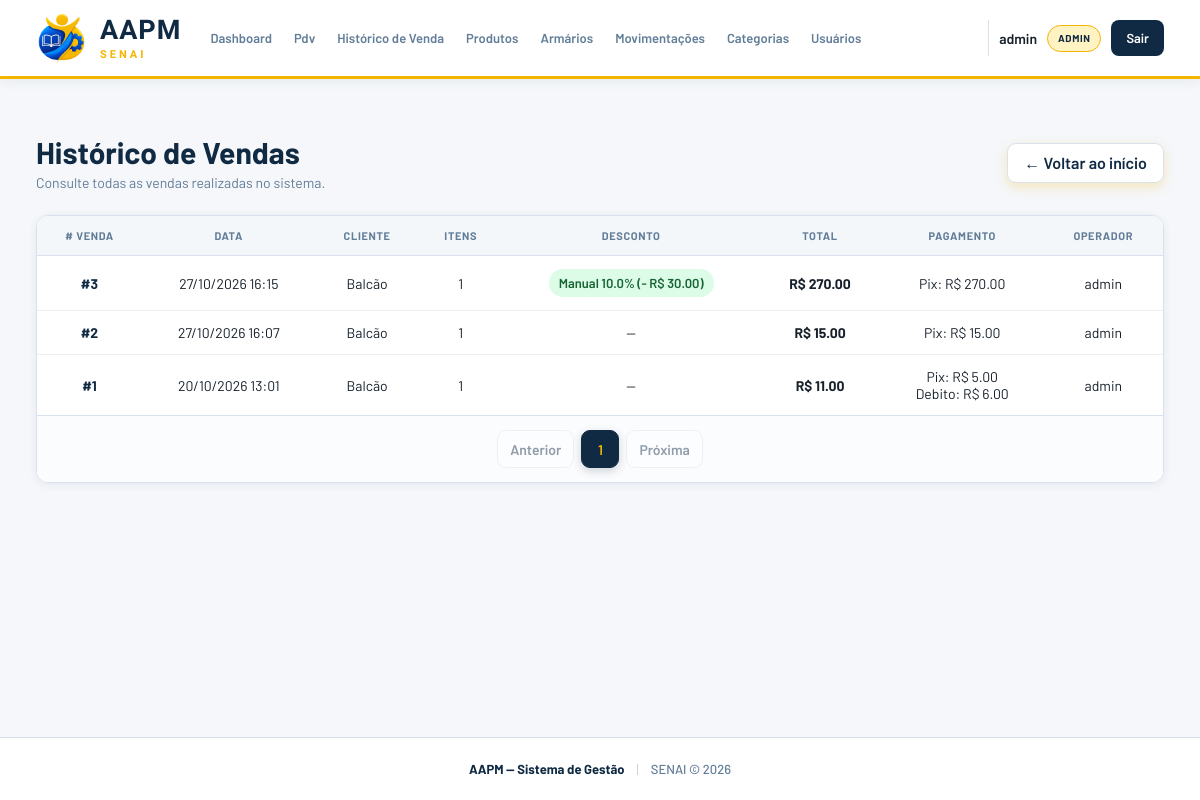
Before: /pdv/historico (signed in) with the older database file.
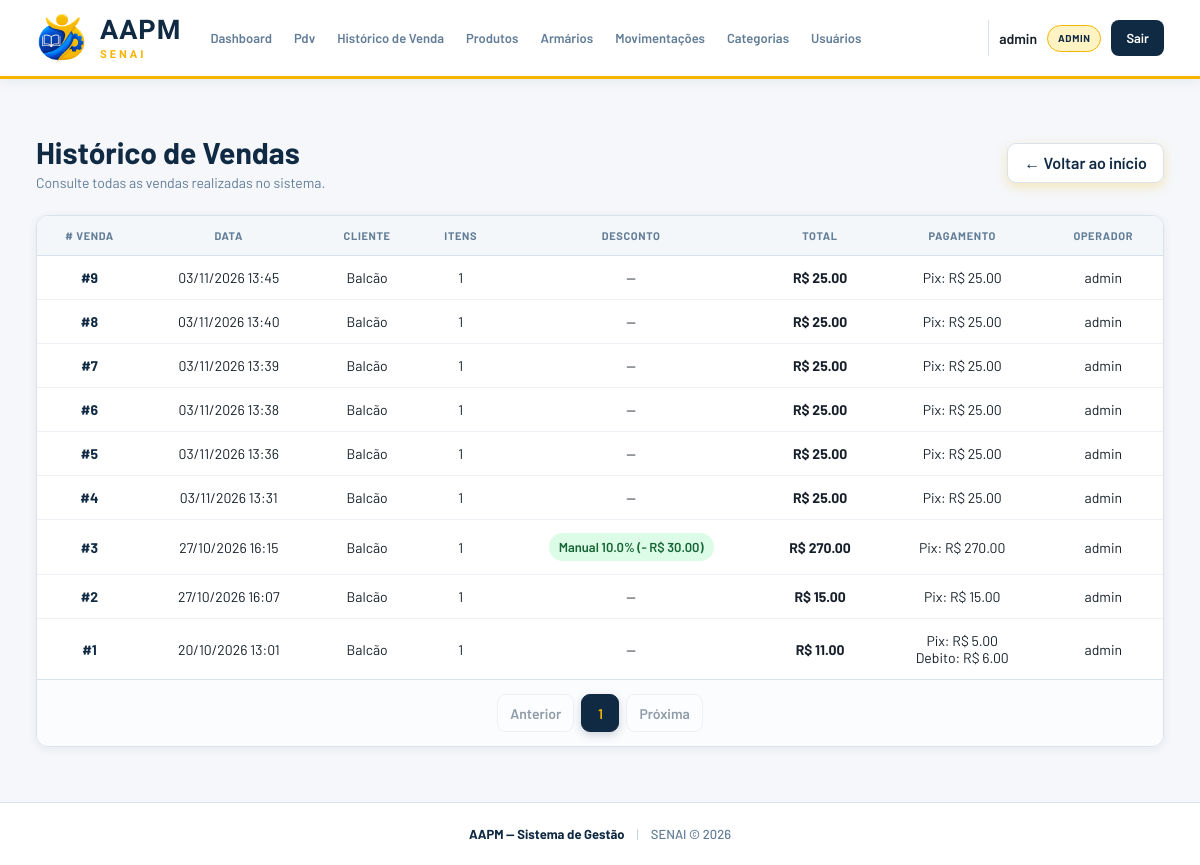
After: the same page with the newer database file.
### app/models/venda.py (models this page shows, shortened)
class Venda(Base):
    __tablename__ = "vendas"
    id         = Column(Integer, primary_key=True, index=True)
    cliente_id = Column(
        Integer,
        ForeignKey("clientes.id", ondelete="SET NULL"),
        nullable=True
    )
    usuario_id = Column(
        Integer,
        ForeignKey("usuarios.id", ondelete="SET NULL"),
        nullable=True
    )
    desconto_percentual = Column(Float, nullable=False, default=0.0)
    desconto_manual_tipo = Column(String(10), nullable=True)
    desconto_manual_valor = Column(Float, nullable=False, default=0.0)
    total_bruto  = Column(Float, nullable=False, default=0.0)
    total_liquido = Column(Float, nullable=False, default=0.0)
    observacao = Column(String(255), nullable=True)
    criado_em = Column(DateTime, default=datetime.now, server_default=func.now())
    cliente = relationship("Cliente", back_populates="vendas")
    usuario = relationship("Usuario", backref="vendas")
    itens   = relationship(
        "ItemVenda",
        back_populates="venda",
        cascade="all, delete-orphan"  # deleta itens se a venda for deletada
    )
    pagamentos = relationship(
        "PagamentoVenda",
        back_populates="venda",
        cascade="all, delete-orphan",
        order_by="PagamentoVenda.id",
    )

class PagamentoVenda(Base):
    __tablename__ = "pagamentos_venda"
    id = Column(Integer, primary_key=True, index=True)
    venda_id = Column(
        Integer,
        ForeignKey("vendas.id", ondelete="CASCADE"),
        nullable=False,
    )
    metodo = Column(String(20), nullable=False)
    valor = Column(Float, nullable=False)
    venda = relationship("Venda", back_populates="pagamentos")

### app/models/usuario.py (models this page shows)
class Usuario(Base):
    __tablename__ = "usuarios"
    id = Column(Integer, primary_key=True, autoincrement=True)
    nome = Column(String(100), nullable=False)
    email = Column(String(150), unique=True, nullable=False)
    senha_hash = Column(String(255), nullable=False)
    role = Column(String(20), default="operador")
    ativo = Column(Boolean, default=True)
    criado_em = Column(DateTime, server_default=func.now())

### app/controllers/pdv_controller.py (the view)
@router.get("/historico")
def historico_vendas(
    request: Request,
    page: int = 1,
    db: Session = Depends(get_db),
    usuario=Depends(get_usuario_logado)
):
    vendas, pagination = paginate(
        db.query(Venda).order_by(Venda.criado_em.desc()), page
    )
    return templates.TemplateResponse(
        request,
        "pdv/historico.html",
        {
            "request": request,
            "usuario": usuario,
            "vendas": vendas,
            "pagination": pagination,
        }
    )

### app/templates/pdv/historico.html (shortened to what this page needs)
{% extends "base.html" %}
{% block extra_css %}
<link rel="stylesheet" href="/static/css/pdv-historico.css">
<link rel="stylesheet" href="/static/css/list-pages.css?v=1">
{% endblock %}
{% block conteudo %}
<div class="historico-container">
    <div class="historico-header">
        <div>
            <h1>Histórico de Vendas</h1>
            <p class="subtitulo">
                Consulte todas as vendas realizadas no sistema.
            </p>
        </div>
        <a href="/" class="btn-voltar">
            ← Voltar ao início
        </a>
    </div>
    <div class="card-tabela">
        <div class="table-wrapper">
        <table class="historico-table">
            <thead>
                <tr>
                    <th># Venda</th>
                    <th>Data</th>
                    <th>Cliente</th>
                    <th>Itens</th>
                    <th>Desconto</th>
                    <th>Total</th>
                    <th>Pagamento</th>
                    <th>Operador</th>
                </tr>
            </thead>
            <tbody>
                {% for v in vendas %}
                <tr>
                    <td>
                        <a
                            href="/pdv/venda/{{ v.id }}"
                            class="link-venda"
                        >
                            #{{ v.id }}
                        </a>
                    </td>
                    <td>
                        {{ v.criado_em.strftime('%d/%m/%Y %H:%M') }}
                    </td>
                    <td>
                        {{ v.cliente.nome if v.cliente else "Balcão" }}
                    </td>
                    <td>
                        {{ v.itens | length }}
                    </td>
                    <td>
                        {% if v.desconto_valor > 0 %}
                            <span class="badge-desconto">
                                {% if v.desconto_manual_valor > 0 %}
                                    Manual {% if v.desconto_manual_tipo == 'percentual' %}{{ v.desconto_manual_valor|round(2) }}%{% else %}R$ {{ "%.2f"|format(v.desconto_manual_valor) }}{% endif %}
                                {% else %}
                                    {{ v.desconto_percentual|int }}%
                                {% endif %}
                                (- R$ {{ "%.2f"|format(v.desconto_valor) }})
                            </span>
                        {% else %}
                            —
                        {% endif %}
                    </td>
                    <td class="valor-total">
                        R$ {{ "%.2f"|format(v.total_liquido) }}
                    </td>
                    <td>
                        {% for pagamento in v.pagamentos %}
                            {% if pagamento.metodo == 'dinheiro' %}Dinheiro físico{% else %}{{ pagamento.metodo|capitalize }}{% endif %}: R$ {{ "%.2f"|format(pagamento.valor) }}{% if not loop.last %}<br>{% endif %}
                        {% else %}
                            —
                        {% endfor %}
                    </td>
                    <td>
                        {{ v.usuario.nome if v.usuario else "—" }}
                    </td>
                </tr>
                {% endfor %}
            </tbody>
        </table>
        </div>
        {% include "paginacao/index.html" %}
    </div>
</div>
{% endblock %}

Changed rows visible on the page:
added Venda: id "9", criado_em "03/11/2026 13:45", cliente "Balcão", itens|length "1", total_liquido "25.00", usuario "admin"
added PagamentoVenda: metodo "Pix", valor "25.00", shown under "9"
added Venda: id "8", criado_em "03/11/2026 13:40", cliente "Balcão", itens|length "1", total_liquido "25.00", usuario "admin"
added PagamentoVenda: metodo "Pix", valor "25.00", shown under "8"
added Venda: id "7", criado_em "03/11/2026 13:39", cliente "Balcão", itens|length "1", total_liquido "25.00", usuario "admin"
added PagamentoVenda: metodo "Pix", valor "25.00", shown under "7"
added Venda: id "6", criado_em "03/11/2026 13:38", cliente "Balcão", itens|length "1", total_liquido "25.00", usuario "admin"
added PagamentoVenda: metodo "Pix", valor "25.00", shown under "6"
added Venda: id "5", criado_em "03/11/2026 13:36", cliente "Balcão", itens|length "1", total_liquido "25.00", usuario "admin"
added PagamentoVenda: metodo "Pix", valor "25.00", shown under "5"
added Venda: id "4", criado_em "03/11/2026 13:31", cliente "Balcão", itens|length "1", total_liquido "25.00", usuario "admin"
added PagamentoVenda: metodo "Pix", valor "25.00", shown under "4"
